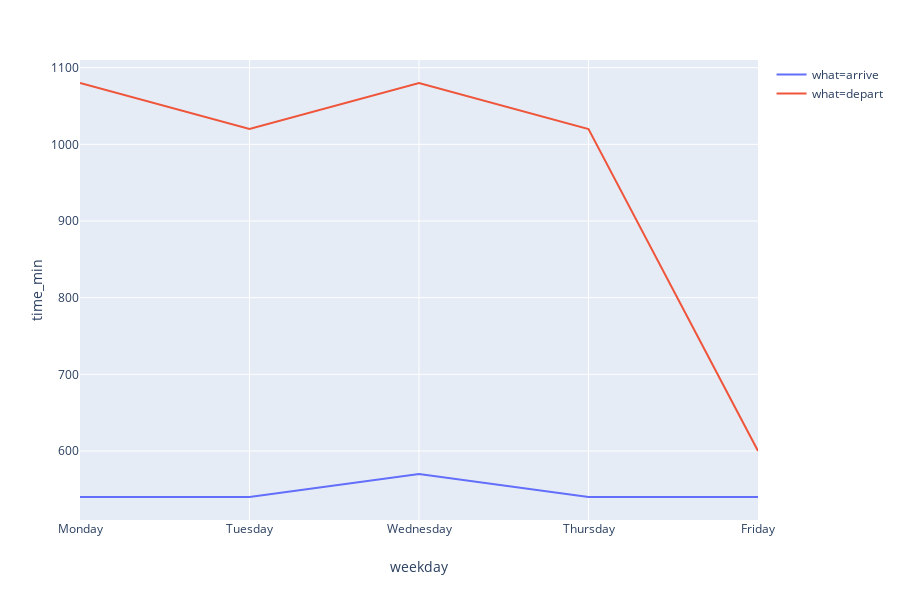

The cell this chart's notebook holds for it:
### Code cell
px.line(df3, x='weekday', y='time_min', color='what')

### Figure 1 — Plotly figure (JSON) as saved in the notebook; plotly's stock layout.template omitted (floating-point values rounded to 4 significant figures)
{"data": [{"hoverlabel": {"namelength": 0}, "hovertemplate": "what=arrive<br>weekday=%{x}<br>time_min=%{y}", "legendgroup": "what=arrive", "line": {"color": "#636efa", "dash": "solid"}, "mode": "lines", "name": "what=arrive", "showlegend": true, "type": "scatter", "uid": "362eb282-579f-4a72-8e43-54d610a14108", "x": ["Monday", "Tuesday", "Wednesday", "Thursday", "Friday"], "xaxis": "x", "y": [540, 540, 570, 540, 540], "yaxis": "y"}, {"hoverlabel": {"namelength": 0}, "hovertemplate": "what=depart<br>weekday=%{x}<br>time_min=%{y}", "legendgroup": "what=depart", "line": {"color": "#EF553B", "dash": "solid"}, "mode": "lines", "name": "what=depart", "showlegend": true, "type": "scatter", "uid": "6dc1b70b-b27a-4724-859d-6e0707118765", "x": ["Monday", "Tuesday", "Wednesday", "Thursday", "Friday"], "xaxis": "x", "y": [1080, 1020, 1080, 1020, 600], "yaxis": "y"}], "layout": {"grid": {"xaxes": ["x"], "xgap": 0.1, "xside": "bottom", "yaxes": ["y"], "ygap": 0.1, "yside": "left"}, "height": 600, "legend": {"tracegroupgap": 0}, "margin": {"t": 60}, "xaxis": {"title": {"text": "weekday"}}, "yaxis": {"title": {"text": "time_min"}}}}
